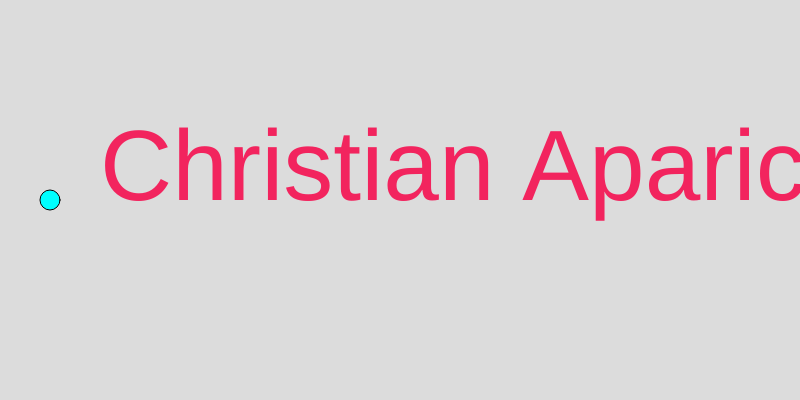
Frame 1 (no input)
Frame 60 (no input): identical to frame 1, image omitted
Frame 120 (the mouse pressed at the canvas centre since frame 60): identical to frame 1, image omitted

The p5.js sketch that drew this single still picture (run headless with seeded random() and noise() and a simulated clock; from frame 60 on, the mouse is pressed at the canvas centre):

// p5.js sketch
// ── sketch.js
function setup() {
  createCanvas(800, 400);
}

function draw() {
  background(220);
  fill(242,36,94);
  textSize(100);
  text("Christian Aparicio",100,200);
  fill(0,255,255);
  ellipse(50,200,20,20)
}
